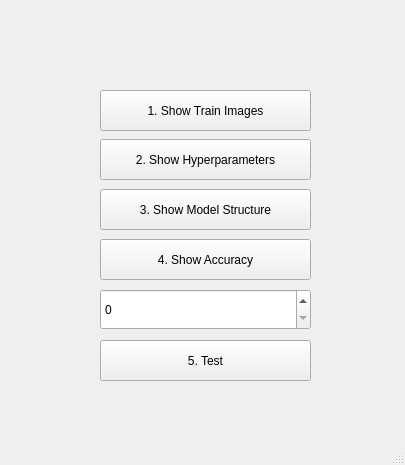
<?xml version="1.0" encoding="UTF-8"?>
<ui version="4.0">
 <class>MainWindow</class>
 <widget class="QMainWindow" name="MainWindow">
  <property name="geometry">
   <rect>
    <x>0</x>
    <y>0</y>
    <width>405</width>
    <height>465</height>
   </rect>
  </property>
  <property name="windowTitle">
   <string>5.0 Training Cifar10 Classifier Using VGG16</string>
  </property>
  <widget class="QWidget" name="centralwidget">
   <widget class="QPushButton" name="button_2">
    <property name="geometry">
     <rect>
      <x>100</x>
      <y>139</y>
      <width>211</width>
      <height>41</height>
     </rect>
    </property>
    <property name="text">
     <string>2. Show Hyperparameters</string>
    </property>
   </widget>
   <widget class="QPushButton" name="button_1">
    <property name="geometry">
     <rect>
      <x>100</x>
      <y>90</y>
      <width>211</width>
      <height>41</height>
     </rect>
    </property>
    <property name="text">
     <string>1. Show Train Images</string>
    </property>
   </widget>
   <widget class="QPushButton" name="button_5">
    <property name="geometry">
     <rect>
      <x>100</x>
      <y>340</y>
      <width>211</width>
      <height>41</height>
     </rect>
    </property>
    <property name="text">
     <string>5. Test</string>
    </property>
   </widget>
   <widget class="QPushButton" name="button_4">
    <property name="geometry">
     <rect>
      <x>100</x>
      <y>239</y>
      <width>211</width>
      <height>41</height>
     </rect>
    </property>
    <property name="text">
     <string>4. Show Accuracy</string>
    </property>
   </widget>
   <widget class="QPushButton" name="button_3">
    <property name="geometry">
     <rect>
      <x>100</x>
      <y>189</y>
      <width>211</width>
      <height>41</height>
     </rect>
    </property>
    <property name="text">
     <string>3. Show Model Structure</string>
    </property>
   </widget>
   <widget class="QSpinBox" name="spin_1">
    <property name="geometry">
     <rect>
      <x>100</x>
      <y>289</y>
      <width>211</width>
      <height>41</height>
     </rect>
    </property>
    <property name="maximum">
     <number>9999</number>
    </property>
   </widget>
  </widget>
  <widget class="QMenuBar" name="menubar">
   <property name="geometry">
    <rect>
     <x>0</x>
     <y>0</y>
     <width>405</width>
     <height>21</height>
    </rect>
   </property>
  </widget>
  <widget class="QStatusBar" name="statusbar"/>
 </widget>
 <resources/>
 <connections/>
</ui>
